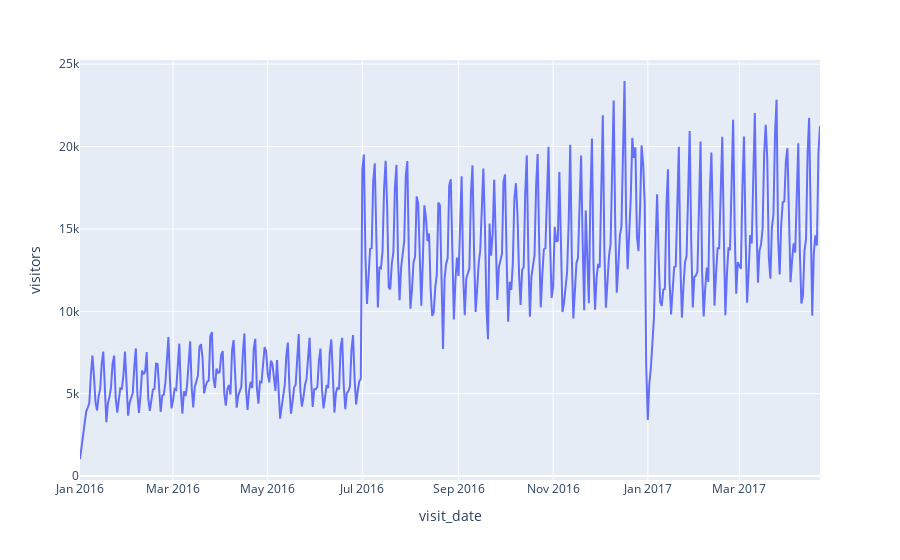

The code cell stored with this chart in its notebook:
### Code cell
px.line(total_visits, x = 'visit_date', y = 'visitors')

### Figure 1 — Plotly figure (JSON) as saved in the notebook; plotly's stock layout.template omitted (floating-point values rounded to 4 significant figures; data arrays with more than 128 entries replaced by an {"elided": "..."} marker saying what was removed)
{"data": [{"hovertemplate": "visit_date=%{x}<br>visitors=%{y}<extra></extra>", "legendgroup": "", "line": {"color": "#636efa", "dash": "solid"}, "marker": {"symbol": "circle"}, "mode": "lines", "name": "", "orientation": "v", "showlegend": false, "type": "scatter", "x": {"elided": "478 str values"}, "xaxis": "x", "y": {"elided": "478 int values"}, "yaxis": "y"}], "layout": {"legend": {"tracegroupgap": 0}, "margin": {"t": 60}, "xaxis": {"anchor": "y", "domain": [0, 1], "title": {"text": "visit_date"}}, "yaxis": {"anchor": "x", "domain": [0, 1], "title": {"text": "visitors"}}}}
